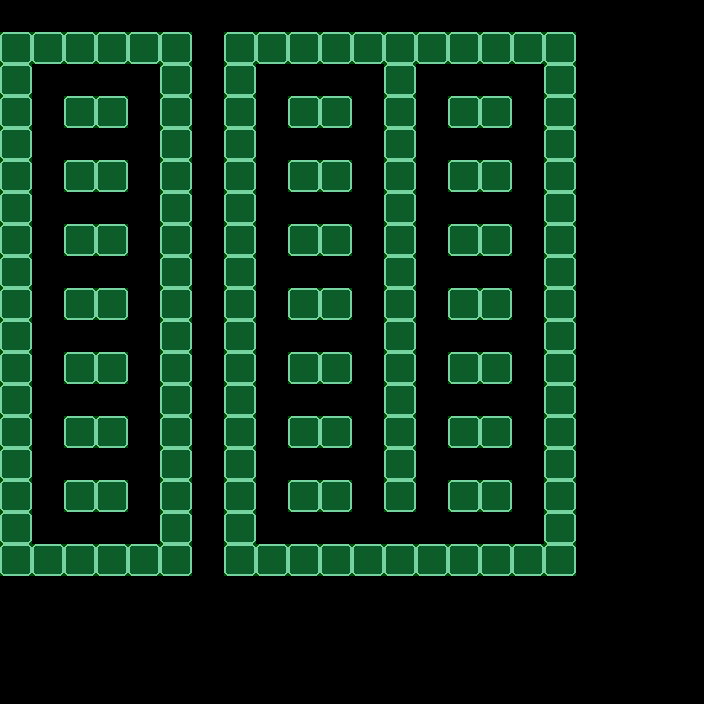

This is a level from a 2D game, rendered from its Tiled map with the project's own tilesets. A one-line summary and the complete map file follow:
An orthogonal 22x22 tile map with 32x32 px tiles, 2 tile layers (Parede, Colisor), 2 tilesets.

<map version="1.2" tiledversion="1.2.2" orientation="orthogonal" renderorder="right-down" width="22" height="22" tilewidth="32" tileheight="32" infinite="0" nextlayerid="3" nextobjectid="1">
 <tileset firstgid="1" name="Tileset PNG.fw" tilewidth="32" tileheight="32" tilecount="144" columns="12">
  <image source="../../Images/Tileset/Tileset PNG.fw.png" width="384" height="384" />
 </tileset>
 <tileset firstgid="145" source="../ColisorImage.tsx" />
 <layer id="1" name="Parede" width="22" height="22">
  <data encoding="csv">
0,0,0,0,0,0,0,0,0,0,0,0,0,0,0,0,0,0,0,0,0,0,
65,65,65,65,65,65,0,65,65,65,65,65,65,65,65,65,65,65,0,0,0,0,
65,0,0,0,0,65,0,65,0,0,0,0,65,0,0,0,0,65,0,0,0,0,
65,0,65,65,0,65,0,65,0,65,65,0,65,0,65,65,0,65,0,0,0,0,
65,0,0,0,0,65,0,65,0,0,0,0,65,0,0,0,0,65,0,0,0,0,
65,0,65,65,0,65,0,65,0,65,65,0,65,0,65,65,0,65,0,0,0,0,
65,0,0,0,0,65,0,65,0,0,0,0,65,0,0,0,0,65,0,0,0,0,
65,0,65,65,0,65,0,65,0,65,65,0,65,0,65,65,0,65,0,0,0,0,
65,0,0,0,0,65,0,65,0,0,0,0,65,0,0,0,0,65,0,0,0,0,
65,0,65,65,0,65,0,65,0,65,65,0,65,0,65,65,0,65,0,0,0,0,
65,0,0,0,0,65,0,65,0,0,0,0,65,0,0,0,0,65,0,0,0,0,
65,0,65,65,0,65,0,65,0,65,65,0,65,0,65,65,0,65,0,0,0,0,
65,0,0,0,0,65,0,65,0,0,0,0,65,0,0,0,0,65,0,0,0,0,
65,0,65,65,0,65,0,65,0,65,65,0,65,0,65,65,0,65,0,0,0,0,
65,0,0,0,0,65,0,65,0,0,0,0,65,0,0,0,0,65,0,0,0,0,
65,0,65,65,0,65,0,65,0,65,65,0,65,0,65,65,0,65,0,0,0,0,
65,0,0,0,0,65,0,65,0,0,0,0,0,0,0,0,0,65,0,0,0,0,
65,65,65,65,65,65,0,65,65,65,65,65,65,65,65,65,65,65,0,0,0,0,
0,0,0,0,0,0,0,0,0,0,0,0,0,0,0,0,0,0,0,0,0,0,
0,0,0,0,0,0,0,0,0,0,0,0,0,0,0,0,0,0,0,0,0,0,
0,0,0,0,0,0,0,0,0,0,0,0,0,0,0,0,0,0,0,0,0,0,
0,0,0,0,0,0,0,0,0,0,0,0,0,0,0,0,0,0,0,0,0,0
</data>
 </layer>
 <layer id="2" name="Colisor" width="22" height="22" opacity="0.31">
  <data encoding="csv">
0,0,0,0,0,0,0,0,0,0,0,0,0,0,0,0,0,0,0,0,0,0,
145,145,145,145,145,145,0,145,145,145,145,145,145,145,145,145,145,145,0,0,0,0,
145,0,0,0,0,145,0,145,0,0,0,0,145,0,0,0,0,145,0,0,0,0,
145,0,145,145,0,145,0,145,0,145,145,0,145,0,145,145,0,145,0,0,0,0,
145,0,0,0,0,145,0,145,0,0,0,0,145,0,0,0,0,145,0,0,0,0,
145,0,145,145,0,145,0,145,0,145,145,0,145,0,145,145,0,145,0,0,0,0,
145,0,0,0,0,145,0,145,0,0,0,0,145,0,0,0,0,145,0,0,0,0,
145,0,145,145,0,145,0,145,0,145,145,0,145,0,145,145,0,145,0,0,0,0,
145,0,0,0,0,145,0,145,0,0,0,0,145,0,0,0,0,145,0,0,0,0,
145,0,145,145,0,145,0,145,0,145,145,0,145,0,145,145,0,145,0,0,0,0,
145,0,0,0,0,145,0,145,0,0,0,0,145,0,0,0,0,145,0,0,0,0,
145,0,145,145,0,145,0,145,0,145,145,0,145,0,145,145,0,145,0,0,0,0,
145,0,0,0,0,145,0,145,0,0,0,0,145,0,0,0,0,145,0,0,0,0,
145,0,145,145,0,145,0,145,0,145,145,0,145,0,145,145,0,145,0,0,0,0,
145,0,0,0,0,145,0,145,0,0,0,0,145,0,0,0,0,145,0,0,0,0,
145,0,145,145,0,145,0,145,0,145,145,0,145,0,145,145,0,145,0,0,0,0,
145,0,0,0,0,145,0,145,0,0,0,0,0,0,0,0,0,145,0,0,0,0,
145,145,145,145,145,145,0,145,145,145,145,145,145,145,145,145,145,145,0,0,0,0,
0,0,0,0,0,0,0,0,0,0,0,0,0,0,0,0,0,0,0,0,0,0,
0,0,0,0,0,0,0,0,0,0,0,0,0,0,0,0,0,0,0,0,0,0,
0,0,0,0,0,0,0,0,0,0,0,0,0,0,0,0,0,0,0,0,0,0,
0,0,0,0,0,0,0,0,0,0,0,0,0,0,0,0,0,0,0,0,0,0
</data>
 </layer>
</map>
